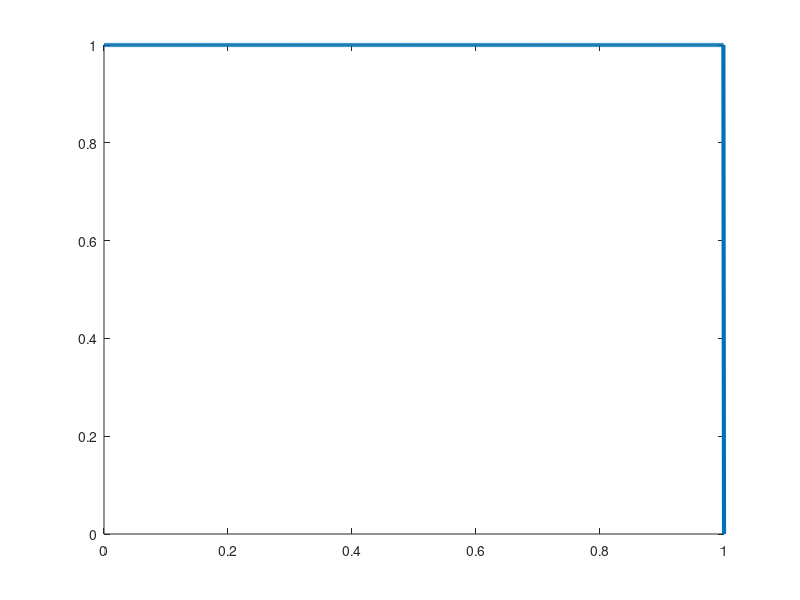

Here is the MATLAB script that generated this plot: (Note: this script raises an error after producing the figure.)
bits = input('Enter the bit stream');
bitrate = 1;
n = 1000;
T = length(bits)/bitrate;
N = n*length(bits);
dt = T/N;
t = 0:dt:T;
x = zeros(1,length(t));
for i=1:length(bits)
  if bits(i)==1
    x((i-1)*n+1:i*n) = -1;
  else x((i-1)*n+1:i*n) = 1;
  end
end
plot(t, x, 'Linewidth', 3);

xticks(0:len)
yticks(-1: 1)
grid on
title('Polar Non-return to zero Level (nrzl)');